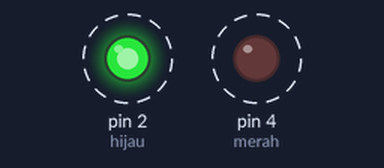
Simulated run of this sketch. Board: Arduino Uno, built with avr-gcc and run on an emulated ATmega328P. On the bench: output pins drawn as LEDs (lit = HIGH). Dashed ring = blinking.

Above: at 0.5 s.
Timing chart, 0 to 4.6 s (numbered marks = the images above):
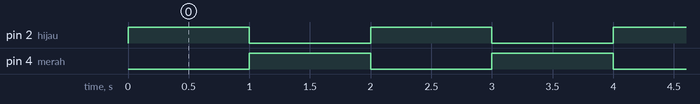

The sketch:

soal1_tugas11.ino
```cpp
int hijau = 2;
int merah = 4;


void setup() {

  // Menetapkan pin GPIO 2/LED sebagai OUTPUT

  pinMode(hijau, OUTPUT);
  pinMode(merah, OUTPUT);

}


// Fungsi Loop akan berjalan berulang-ulang

void loop() {

  digitalWrite(hijau, HIGH);
  digitalWrite(merah, LOW);    // Menyalakan Lampu, Memberikan nilai High

  delay(1000);               // Nyalakan Lampu selama 1 detik

  digitalWrite(merah, HIGH);
  digitalWrite(hijau, LOW);   // Mematikan Lampu, dengan perintah Low

  delay(1000);               // Matikan Lampu selama 1 detik

}
```

Measured:
- by itself, pin 2 (hijau), pin 4 (merah): alternates HIGH for 1.0 s and LOW for 1.0 s
